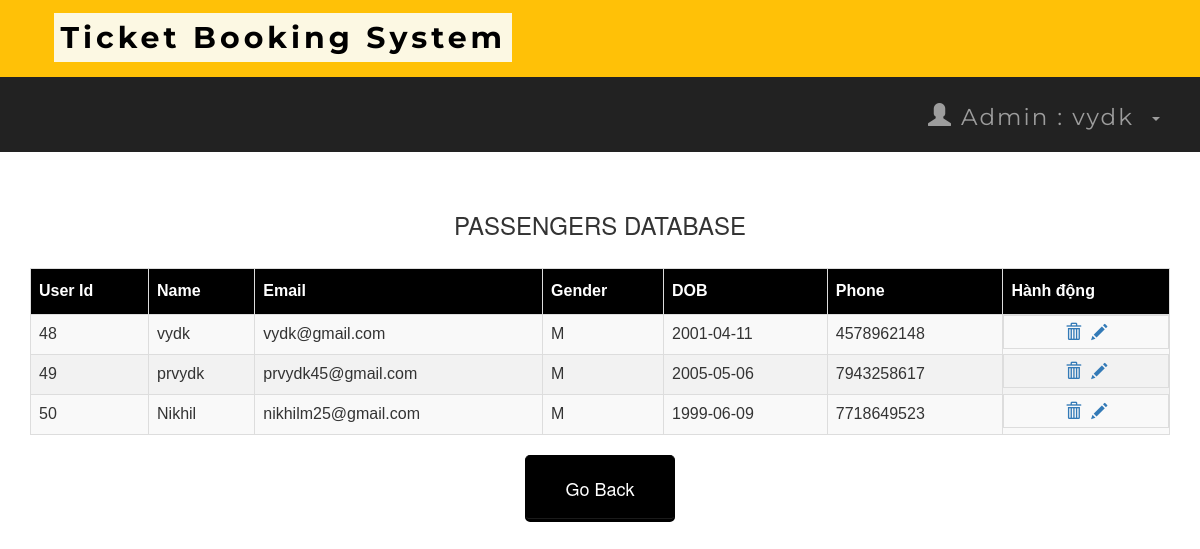
Screenshot of /adminuser.php (signed in) with the database file from the repository.
### tables this page shows
CREATE TABLE `users` (
  `UserID` int(10) NOT NULL,
  `Name` varchar(50) NOT NULL,
  `Email` varchar(70) NOT NULL,
  `Gender` varchar(10) NOT NULL,
  `password` varchar(50) NOT NULL,
  `DoB` date NOT NULL,
  `Phone` varchar(10) NOT NULL,
  `Joined_on` timestamp NOT NULL DEFAULT current_timestamp()
);

### adminuser.php (the view, shortened to what this page needs)
<?php
include 'connect.php';
include 'adminheader.php';
?>
<!DOCTYPE html>
<html>
<link rel='stylesheet' href='index.css'>
<body>
    <br /><br />
    <div class="container">
        <h3 align="center"> PASSENGERS DATABASE</h3>
        <br />
        <div class="table-responsive">
            <table id="data" class="table table-striped table-bordered">
                <thead>
                    <tr>
                        <th scope="col">User Id</th>
                        <th scope="col">Name</th>
                        <th scope="col">Email</th>
                        <th scope="col">Gender</th>
                        <th scope="col">DOB</th>
                        <th scope="col">Phone</th>
                        <th scope="col">Hành động</th>
                    </tr>
                </thead>
                <tbody>
                    <?php
                    $result = mysqli_query($connect, "SELECT * FROM users");
                    while ($row = mysqli_fetch_assoc($result)) :
                    ?>
                        <tr>
                            <td><?php echo $row['UserID']; ?></td>
                            <td><?php echo $row['Name']; ?></td>
                            <td><?php echo $row['Email']; ?></td>
                            <td><?php echo $row['Gender']; ?></td>
                            <td><?php echo $row['DoB']; ?></td>
                            <td><?php echo $row['Phone']; ?></td>
                            <td class="center-buttons">
                                <a href="delete.php?id=<?php echo $row['UserID']; ?>">
                                    <span class="glyphicon glyphicon-trash" aria-hidden="true"></span>
                                </a>
                                <a href="update.php?id=<?php echo $row['UserID']; ?>" class="update-link">
                                    <span class="glyphicon glyphicon-pencil" aria-hidden="true"></span>
                                </a>
                            </td>
                        </tr>
                    <?php endwhile; ?>
                </tbody>
            </table>
        </div>
    </div>
</body>
<table align='center'>
    <tr>
        <td><a href='admin.php'><button style="background-color: black ; border-color:black "><span style="color:white">Go Back </span> </button></a></td>
    </tr>
</table>

### index.css (style rules this page uses)
*, *:before, *:after { -moz-box-sizing: border-box; -webkit-box-sizing: border-box; box-sizing: border-box; }
a { text-decoration:none; }
td { text-align: center; }
button { padding: 19px 39px 18px 39px; color: #FFF; background-color: #a8db34; font-size: 18px; text-align: center; font-style: normal; border-radius: 5px; width: 100%; border: 1px solid #71db34; border-width: 1px 1px 3px; box-shadow: 0 -1px 0 rgba(255,255,255,0.1) inset; margin-bottom: 10px; }

### adminuser.php (style rules this page uses)
table#data { font-size: 16px; font-family: "Trebuchet MS", Arial, Helvetica, sans-serif; border-collapse: collapse; border-spacing: 0; width: 100%; }
#data td, #data th { border: 1px solid #ddd; text-align: left; padding: 8px; }
#data tr:nth-child(even) { background-color: #f2f2f2 }
#data th { padding-top: 11px; padding-bottom: 11px; background-color: black; color: white; }
.center-buttons { display: flex; justify-content: center; }
.center-buttons a { margin: 0 5px; }

### rows the page displays
users: UserID "48", Name "vydk", Email "vydk@gmail.com", Gender "M", DoB "2001-04-11", Phone "4578962148"
users: UserID "49", Name "prvydk", Email "prvydk45@gmail.com", Gender "M", DoB "2005-05-06", Phone "7943258617"
users: UserID "50", Name "Nikhil", Email "nikhilm25@gmail.com", Gender "M", DoB "1999-06-09", Phone "7718649523"

### other values shown
$_SESSION['name'] "vydk"
